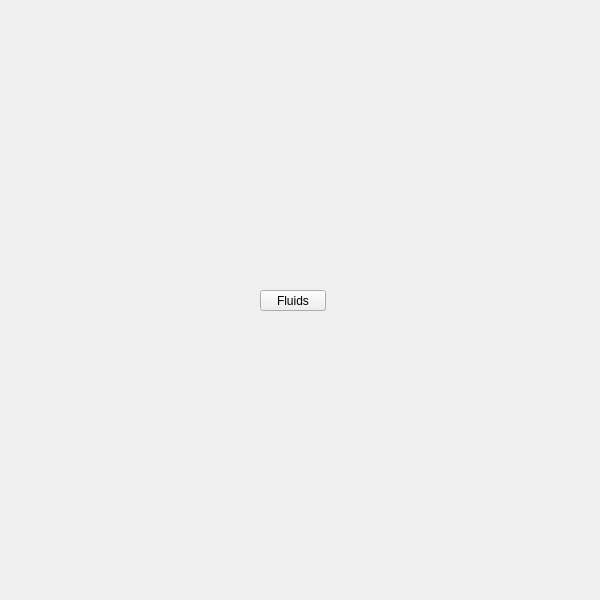
<?xml version="1.0" encoding="UTF-8"?>
<ui version="4.0">
 <class>QtUi</class>
 <widget class="QMainWindow" name="QtUi">
  <property name="enabled">
   <bool>true</bool>
  </property>
  <property name="geometry">
   <rect>
    <x>0</x>
    <y>0</y>
    <width>600</width>
    <height>600</height>
   </rect>
  </property>
  <property name="sizePolicy">
   <sizepolicy hsizetype="Ignored" vsizetype="Ignored">
    <horstretch>0</horstretch>
    <verstretch>0</verstretch>
   </sizepolicy>
  </property>
  <property name="minimumSize">
   <size>
    <width>0</width>
    <height>0</height>
   </size>
  </property>
  <property name="maximumSize">
   <size>
    <width>600</width>
    <height>600</height>
   </size>
  </property>
  <property name="cursor">
   <cursorShape>ArrowCursor</cursorShape>
  </property>
  <property name="toolButtonStyle">
   <enum>Qt::ToolButtonIconOnly</enum>
  </property>
  <property name="tabShape">
   <enum>QTabWidget::Triangular</enum>
  </property>
  <property name="dockNestingEnabled">
   <bool>true</bool>
  </property>
  <property name="dockOptions">
   <set>QMainWindow::AllowNestedDocks|QMainWindow::AllowTabbedDocks|QMainWindow::AnimatedDocks|QMainWindow::ForceTabbedDocks</set>
  </property>
  <widget class="QWidget" name="widget">
   <property name="sizePolicy">
    <sizepolicy hsizetype="Ignored" vsizetype="Ignored">
     <horstretch>0</horstretch>
     <verstretch>0</verstretch>
    </sizepolicy>
   </property>
   <widget class="QPushButton" name="i038">
    <property name="geometry">
     <rect>
      <x>260</x>
      <y>290</y>
      <width>66</width>
      <height>21</height>
     </rect>
    </property>
    <property name="minimumSize">
     <size>
      <width>0</width>
      <height>21</height>
     </size>
    </property>
    <property name="maximumSize">
     <size>
      <width>66</width>
      <height>21</height>
     </size>
    </property>
    <property name="accessibleName">
     <string>fluids</string>
    </property>
    <property name="text">
     <string>Fluids</string>
    </property>
   </widget>
  </widget>
 </widget>
 <resources/>
 <connections/>
 <designerdata>
  <property name="gridDeltaX">
   <number>5</number>
  </property>
  <property name="gridDeltaY">
   <number>10</number>
  </property>
  <property name="gridSnapX">
   <bool>true</bool>
  </property>
  <property name="gridSnapY">
   <bool>true</bool>
  </property>
  <property name="gridVisible">
   <bool>true</bool>
  </property>
 </designerdata>
</ui>
